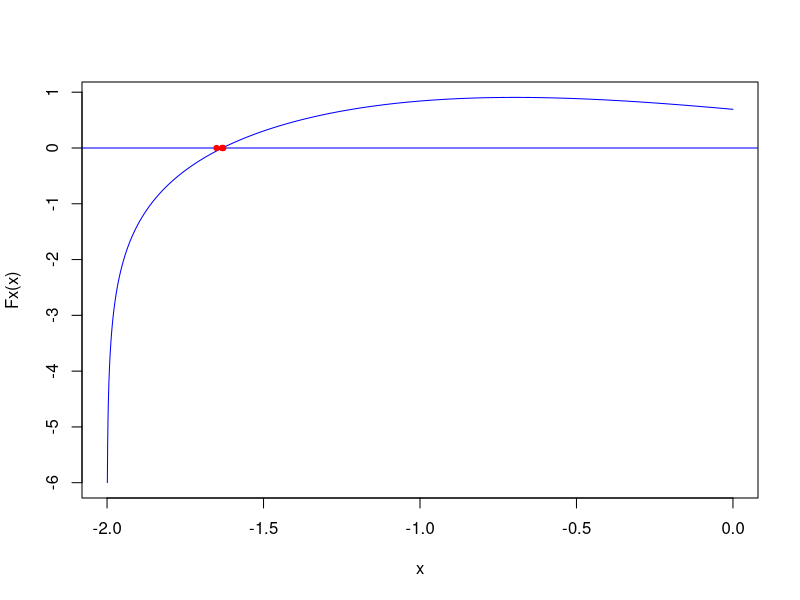
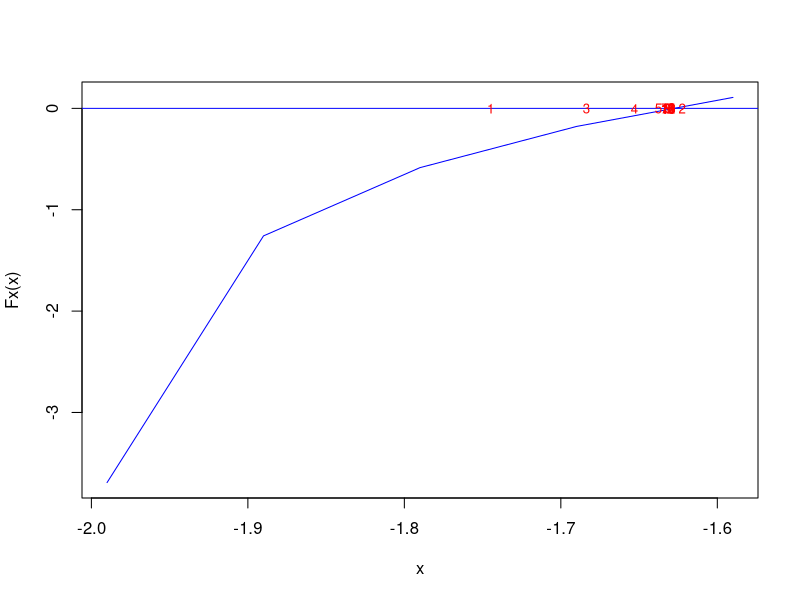
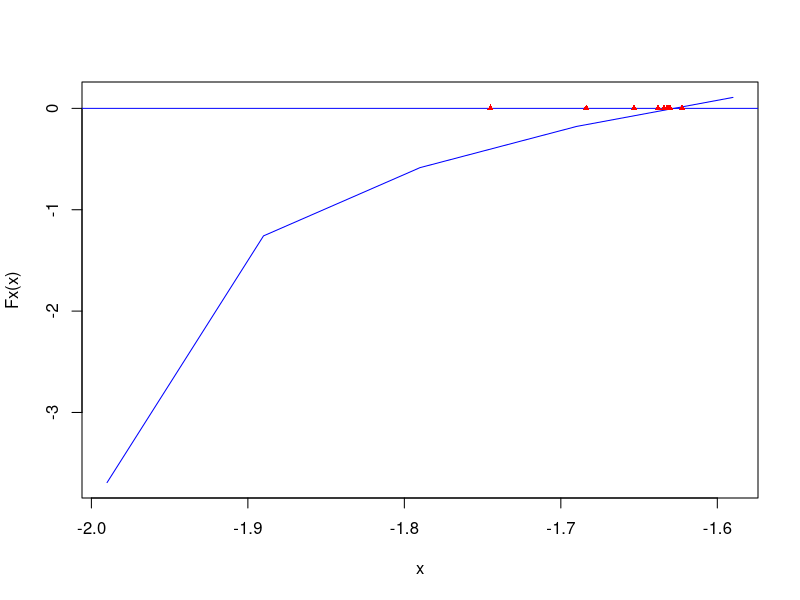
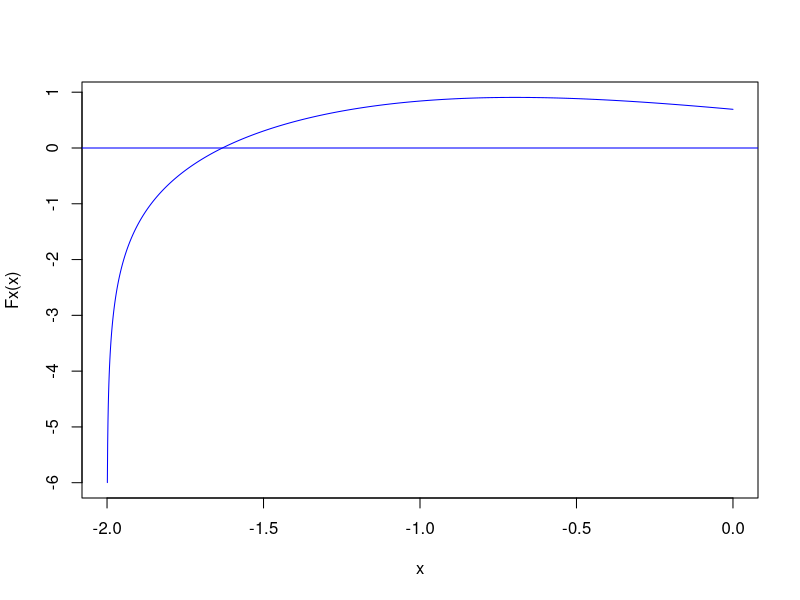
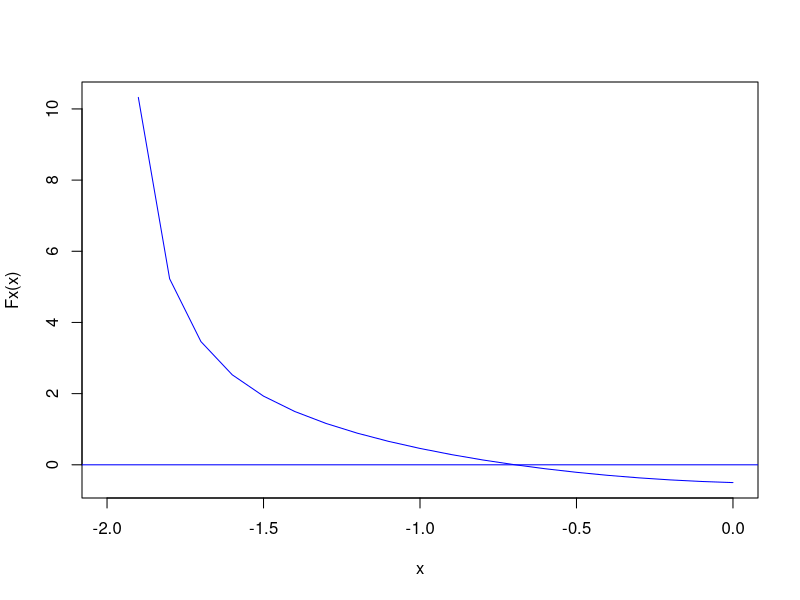
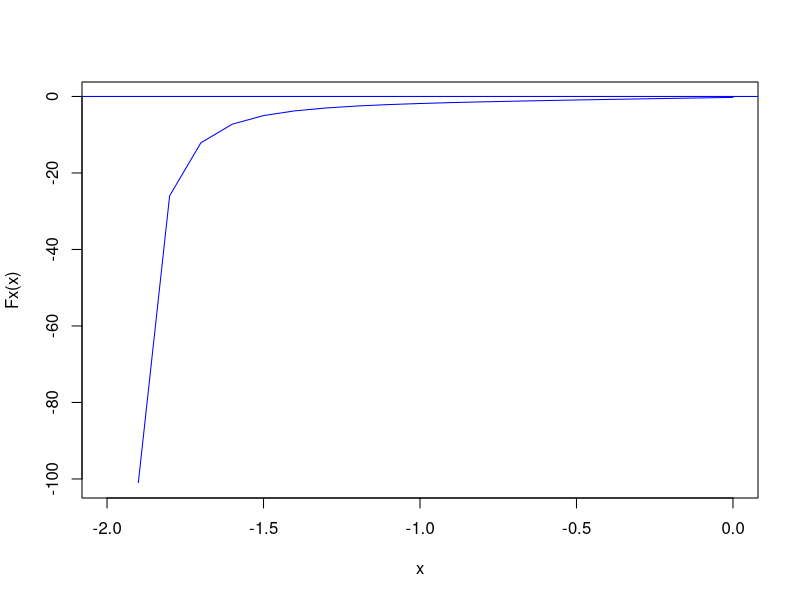
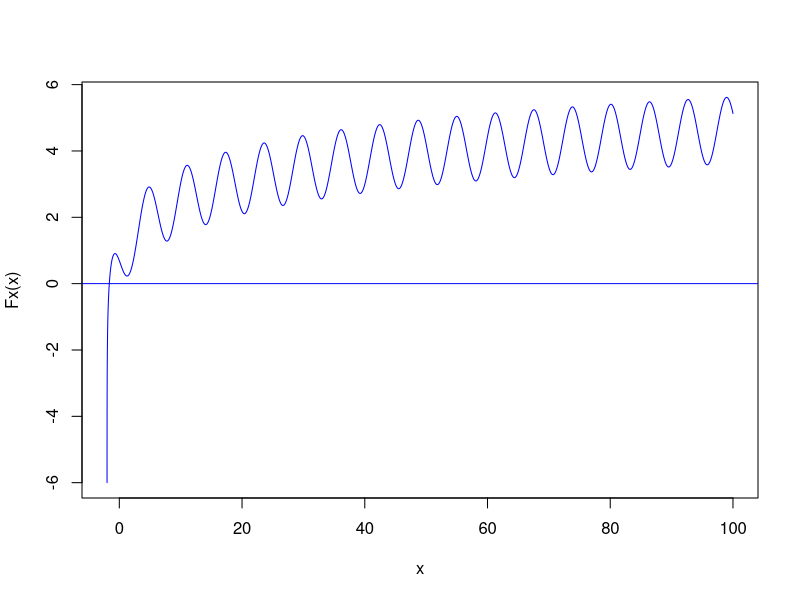
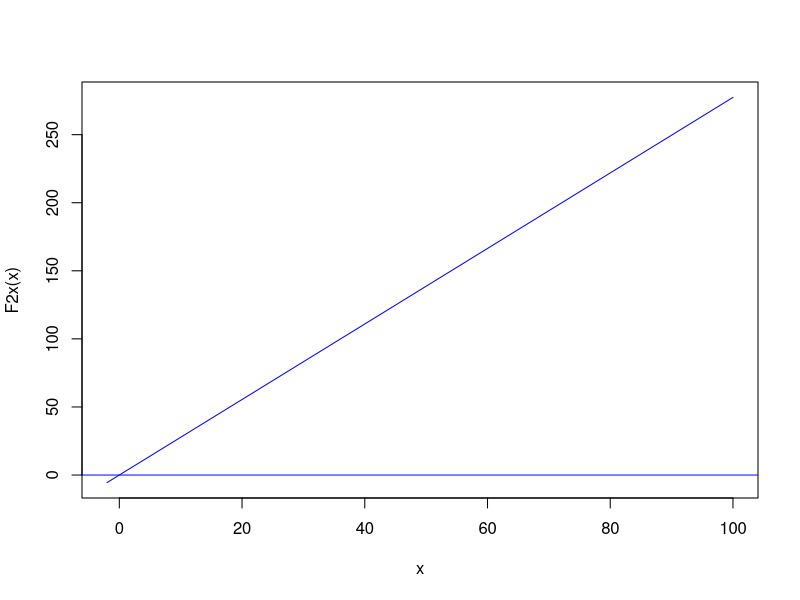

Write the R code that produced these figures, in order.
## ---- chunk 1
knitr::opts_chunk$set(echo = TRUE)
## ---- chunk 2
rm(list=ls())
cat("recuerde que la matriz debe ser cuadrada para que el algoritmo funcione","\n") 
superior <- function(a) {
y<-(dim(a))
i<-1
sum<-0
j<-1
while(i<=y[c(1)])
{
  j<-i
  while(j<=y[c(1)])
  {
    sum<-sum+a[(i),(j)]
    j<-j+1
  }
  i<-i+1
}
cat(sum)
}
a<-matrix(c(1,1,1,0,1,1,0,0,1), nrow=3, byrow=T)
superior(a)

## ---- chunk 3

rm(list=ls())
eficiencia<- function(a) {
  t <- proc.time() # Inicia el cronómetro
  j<-1
  i<-1
  sum<-0
  while(i<=a){
    j<-i
    while(j<=a)
    {
      sum<-sum+1
      j<-j+1
    }    
    i<-i+1
  }
  proc.time()-t
  cat(sum,"Tiempo: ",t[3])  # Detiene el cronómetro
}

i<-2
while(i<=25){
  
  cat(i,": ")
  eficiencia(i)
  cat("\n")
  i<-i+1
}



## ---- chunk 4
# Remueve todos los objetos creados
rm(list=ls())
# Halla la raiz de Fx
Fx <- function(x) 1/factorial(x)
convergencia <- function() {
  suma<-0
  i<-0
  error<-1
  while (error > 1.e-5) {
    y<-suma
    suma<-suma+Fx(i)
    i<-i+1
    error<-abs(y-suma)
    cat("X=",suma,"\tE=",error,"\n")
  }
}
convergencia()

## ---- chunk 5
# Remueve todos los objetos creados
rm(list=ls())
# Halla la raiz de Fx
Fx <- function(x) 1/factorial(x)
Oconvergencia <- function() {
  suma<-0
  i<-0
  Asintotico<-0
  error<-1
  while (error > 1.e-7) {
    y<-suma
    suma<-suma+Fx(i)
    Asintotico<-abs(suma-2.71828)/(abs(y-2.71828))
    i<-i+1
    error<-abs(y-suma)
    cat("X=",suma,"\tE=",error,"\n")
    cat("Cte error asintotico",Asintotico,"\n")
    cat("\n")
  }
}
Oconvergencia()

## ---- chunk 6
# Remueve todos los objetos creados

# Remueve todos los objetos creados
rm(list=ls())
# Halla la raiz de Fx
Fx <- function(x) 1/factorial(x)
Aitken <- function() {
  suma<-0
  i<-0
  res<-0
  error<-1
  cat("S1","\n")
  while (i<=7) {
    y<-suma
    suma<-suma+Fx(i)
    i<-i+1
    res[c(i)]<-suma
    error<-abs(y-suma)
    cat("X=",suma,"\tE=",error,"\n")
  }
  aux<-0
  i<-5
  j<-0
  y<-0
  k<-2
  while (i >0) {
    cat("S",k,"\n")
    while (j <i) {
      j<-j+1
      a<-res[c(j)]
      b<-res[c(j+1)]
      c<-res[c(j+2)]
      aux[c(j)]<-(a-(((b-a)^2)/(c-2*b+a)))
      error<-abs(y-aux[c(j)])
      y<-aux[c(j)]
      cat("X=",aux[c(j)],"\tE=",error,"\n")
    }
    res<-aux
    j<-0
    i<-i-2
    k<-k+1
  }
}
Aitken()
## ---- chunk 7
# Metodo de secante
# Remueve todos los objetos creados
rm(list=ls())
Fx <- function(x) log(x+2)-sin(x)
F1x <- function(x) (1/(x+2))-cos(x)
# Halla la raiz de Fx
secante <- function(x0,x1) {
  x<-seq(-2,0,0.001)
  plot(x,Fx(x),type="l",col="blue")
  abline(h=0,col="blue")
  x<-(Fx(x1)*x0-Fx(x0)*x1)/(Fx(x1)-Fx(x0))
  error <-1
  while (error > 1.e-7) {
    x0<-x1
    x1<-x
    x<-(Fx(x1)*x0-Fx(x0)*x1)/(Fx(x1)-Fx(x0))
    if (Fx(x) == 0) break
    error<-abs(Fx(x)/F1x(x))
    points(rbind(c(x,0)),pch=19,cex=0.7,col="red")
    cat("X=",x,"\t","E=",error,"\n")
  }
}
secante(-1.99,-1.5)

## ---- chunk 8
# Remueve todos los objetos creados
rm(list=ls())
Fx <- function(x) log(x+2)-sin(x)
# Halla la raiz de Fx
biseccion <- function(a,b) {
  x<-seq(a,b,00.1)
  plot(x,Fx(x),type="l",col="blue")
  abline(h=0,col="blue")
  x<-b
  d<-(a+b)/2
  i<-0
  error<-abs(a-b)/2
  while (error > 1.e-5) {
    i<-i+1
    if (Fx(x) == 0) break
    if (Fx(x)*Fx(a) < 0) b <- x else {a <- x}
    d<-x
    x<-(a+b)/2
    #points(rbind(c(x,0)),pch=17,cex=0.7,col="red")
    text(x,0,i,cex=0.8,col="red")
    error<-abs(a-b)/2
    cat("X=",x,"\tE=",error,"\n")
  }
}
biseccion(-1.99,-1.5)

## ---- chunk 9
# Remueve todos los objetos creados
rm(list=ls())
Fx <- function(x) log(x+2)-sin(x)
F1x <- function(x) (1/(x+2))-cos(x)
# Halla la raiz de Fx
biseccion <- function(a,b) {
  x<-seq(a,b,00.1)
  plot(x,Fx(x),type="l",col="blue")
  abline(h=0,col="blue")
  x<-b
  d<-(a+b)/2
  i<-0
  error<-abs(a-b)/2
  while (error > 1.e-5) {
    i<-i+1
    if (Fx(x) == 0) break
    if (Fx(x)*Fx(a) < 0) b <- x else {a <- x}
    d<-x
    x<-(a+b)/2
    points(rbind(c(x,0)),pch=17,cex=0.7,col="red")
    #text(x,0,i,cex=0.8,col="red")
    error<-abs(a-b)/2
    cat("X=",x,"\tE=",error,"\n")
    cat("Evaluacion ",Fx(x),"\n")
    cat("Evaluacion Derivada ",F1x(x),"\n","\n")
  }
}
biseccion(-1.99,-1.5)

## ---- chunk 10
Fx <- function(x) log(x+2)-sin(x)
x<-seq(-2,0,0.001)
plot(x,Fx(x),type="l",col="blue")
abline(h=0,col="blue")

## ---- chunk 11
Fx <- function(x) (1/(x+2))-cos(x)
x<-seq(-2,0,0.1)
plot(x,Fx(x),type="l",col="blue")
abline(h=0,col="blue")


## ---- chunk 12

Fx <- function(x) (-1/(x+2)^2)+sin(x)
x<-seq(-2,0,0.1)
plot(x,Fx(x),type="l",col="blue")
abline(h=0,col="blue")

## ---- chunk 13
# Metodo de Newton
rm(list=ls())
Fx <- function(x) log(x+2)-sin(x)
F1x <- function(x) (1/(x+2))-cos(x)
# Metodo de Newton
# Halla la raiz de 
  x<-seq(-2,100,0.001)
  plot(x,Fx(x),type="l",col="blue")
  abline(h=0,col="blue")

## ---- chunk 14
rm(list=ls())
Fx <- function(x) log(x+2)-sin(x)
F1x <- function(x) (1/(x+2))-cos(x)
  a<-F1x(-1.6314)
F2x <- function(x) a*x
  x<-seq(-2,100,0.001)
  plot(x,F2x(x),type="l",col="blue")
  abline(h=0,col="blue")

## ---- chunk 15
# Metodo de Newton
rm(list=ls())
Fx <- function(x) log(x+2)-sin(x)
F1x <- function(x) (1/(x+2))-cos(x)
# Metodo de Newton
# Halla la raiz de 
Newton <- function(x0) {
  x<-seq(-2,0,0.001)
  plot(x,Fx(x),type="l",col="blue")
  abline(h=0,col="blue")
  x<-x0-(Fx(x0)/F1x(x0))
  error <-1
  while (error > 1.e-5) {
    x<-x-(Fx(x)/F1x(x))
    if (Fx(x) == 0) break
    error<-abs(Fx(x)/F1x(x))
    points(rbind(c(x,0)),pch=19,cex=0.7,col="red")
    cat("X=",x,"\t","E=",error,"\n")
  }
}
Newton(-1.501)
#-1.998423657
